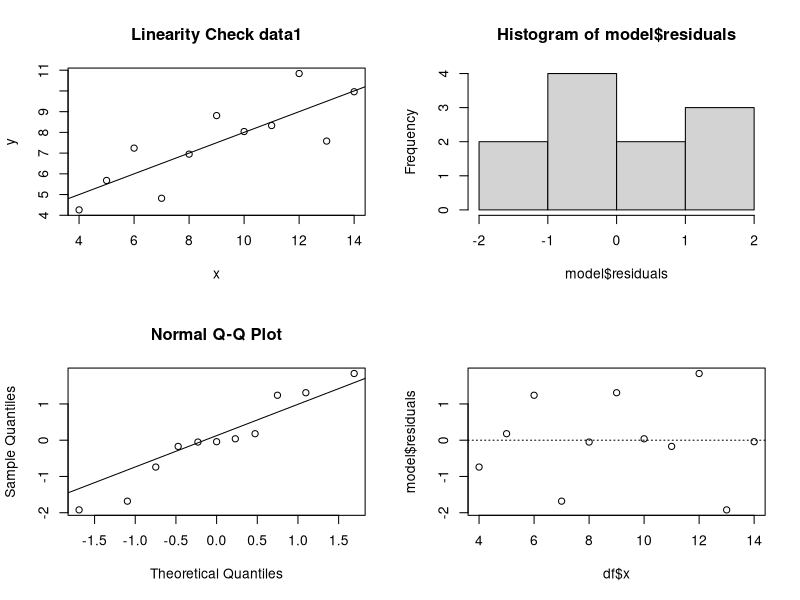
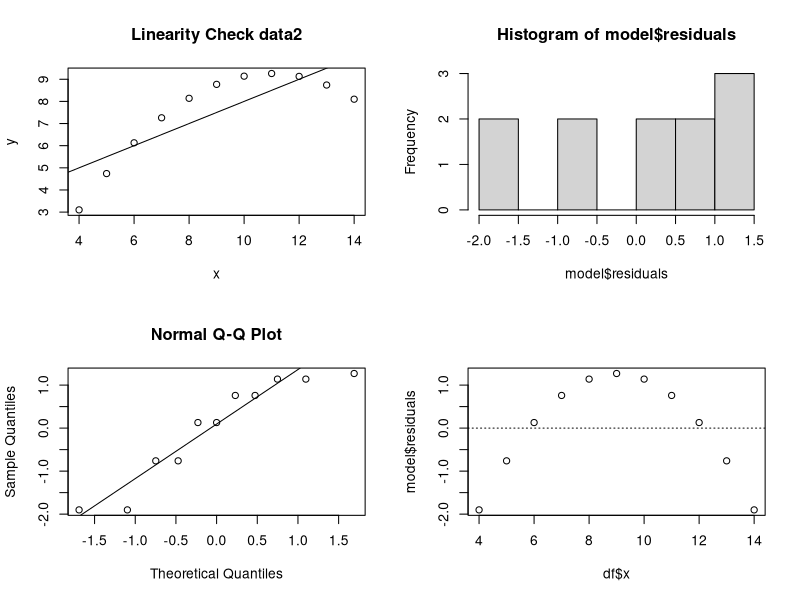
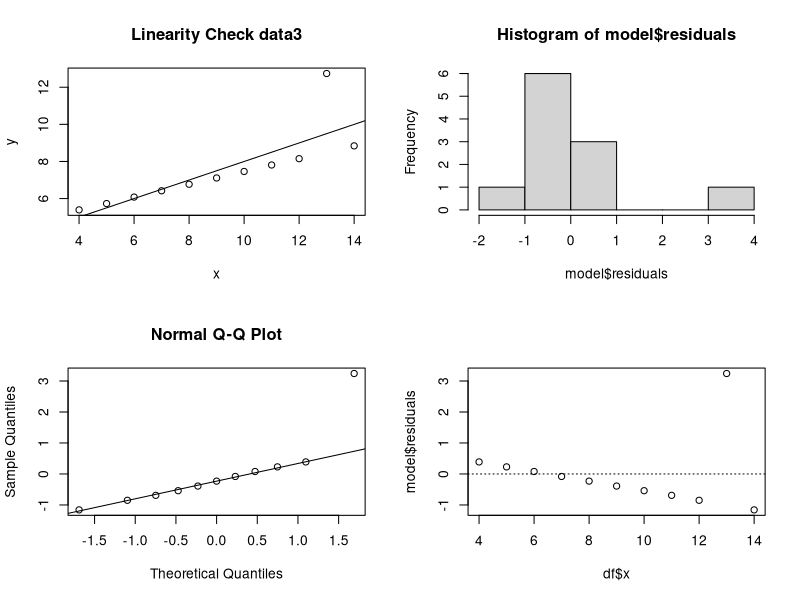
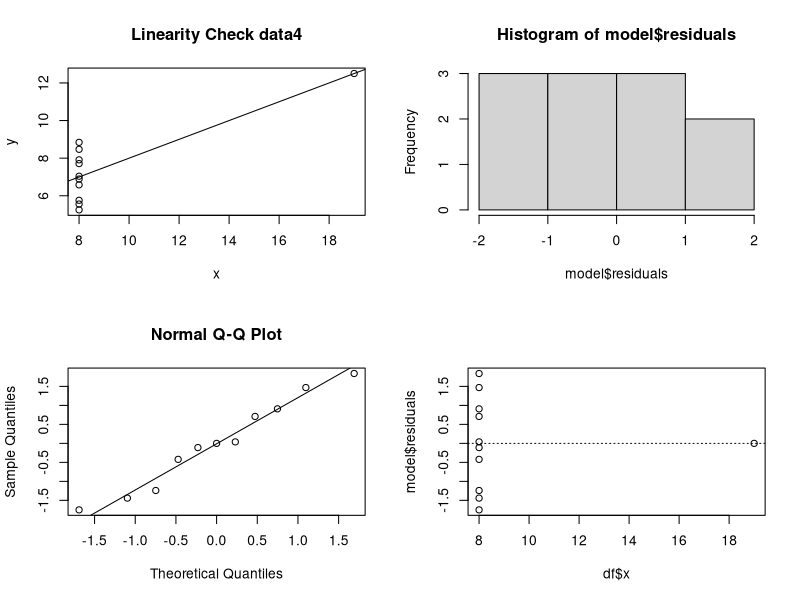

Reproduce these figures in R, in order.
## ---- chunk 1
knitr::opts_chunk$set(echo = TRUE)
knitr::opts_chunk$set(warning = FALSE)
knitr::opts_chunk$set(collapse = TRUE)
libs <- c("tidyverse", "magrittr", "kableExtra", "knitr", "DATA606")

loadPkg <- function(x) {
  if(!require(x, character.only = T)) install.packages(x, dependencies = T)
  require(x, character.only = T)
}

lapply(libs, loadPkg)
## ---- chunk 2
options(digits=2)
data1 <- data_frame(x=c(10,8,13,9,11,14,6,4,12,7,5),
					y=c(8.04,6.95,7.58,8.81,8.33,9.96,7.24,4.26,10.84,4.82,5.68))
data2 <- data_frame(x=c(10,8,13,9,11,14,6,4,12,7,5),
					y=c(9.14,8.14,8.74,8.77,9.26,8.1,6.13,3.1,9.13,7.26,4.74))
data3 <- data_frame(x=c(10,8,13,9,11,14,6,4,12,7,5),
					y=c(7.46,6.77,12.74,7.11,7.81,8.84,6.08,5.39,8.15,6.42,5.73))
data4 <- data_frame(x=c(8,8,8,8,8,8,8,19,8,8,8),
					y=c(6.58,5.76,7.71,8.84,8.47,7.04,5.25,12.5,5.56,7.91,6.89))

dfs <- list("data1" = data1, "data2" = data2, "data3" = data3, "data4" = data4)
## ---- chunk 3
dfs %>%
  map(.f = function(df) {
    map_dbl(.x = df, .f = function(col) {
      round(mean(col), 2)
    })
  })
## ---- chunk 4
dfs %>%
  map(.f = function(df) {
    map_dbl(.x = df, .f = function(col) {
      round(median(col), 2)
    })
  })
## ---- chunk 5
dfs %>%
  map(.f = function(df) {
    map_dbl(.x = df, .f = function(col) {
      round(sd(col), 2)
    })
  })
## ---- chunk 6
dfs %>%
  map(.f = function(df) {
    round(cor(df$x, df$y), 2)
  })
## ---- chunk 7
lms <- dfs %>%
  map(.f = function(df) {
    lm(y ~ x, data = df)
  })
## ---- chunk 8
lms %>%
  map(.f = function(lm) {
    round(summary(lm)$r.squared, 2)
  })
## ---- chunk 9
dfs %>%
  map2(.y = names(dfs), .f = function(df, name) {
    
    # model
    model <- lm(y ~ x, data = df)
    
    # setup
    par(mfrow = c(2, 2))
    
    # graphs
    plot(y ~ x, data = df, main = str_c("Linearity Check", name, sep = " "))
    abline(model)
    
    hist(model$residuals)
    qqnorm(model$residuals)
    qqline(model$residuals)
    
    plot(model$residuals ~ df$x)
    abline(h = 0, lty = 3)
  })
